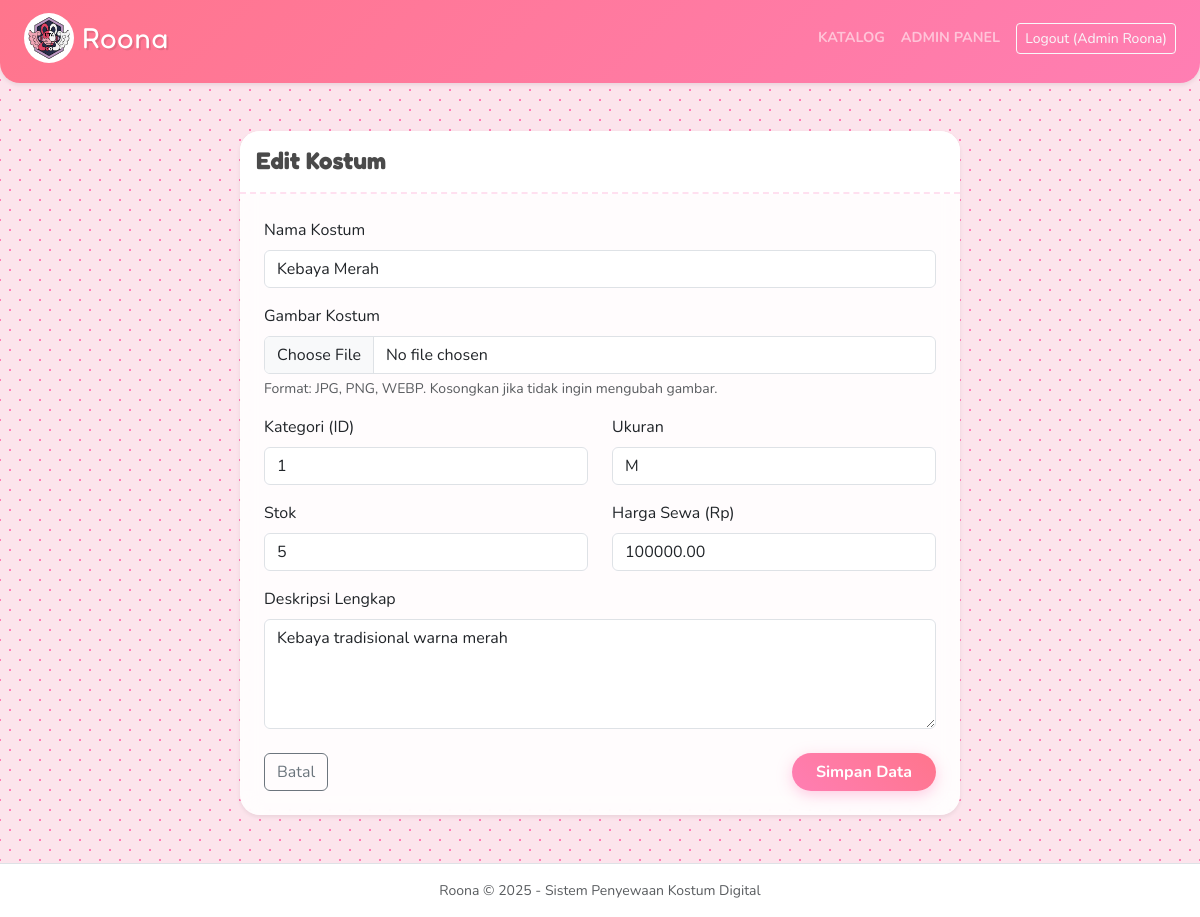
The page /index.php?action=admin_kostum_form&id=1 (signed in) on the database its author committed.
### tables this page shows
CREATE TABLE kostum (
  id INT AUTO_INCREMENT PRIMARY KEY,
  nama VARCHAR(150) NOT NULL,
  kategori_id INT,
  ukuran VARCHAR(50),
  stok INT DEFAULT 0,
  harga_sewa DECIMAL(12,2) NOT NULL,
  deskripsi TEXT,
  created_at TIMESTAMP DEFAULT CURRENT_TIMESTAMP,
  gambar VARCHAR(255) DEFAULT NULL,
  FOREIGN KEY (kategori_id) REFERENCES kategori_kostum(id) ON DELETE SET NULL
);

### app/controllers/AdminController.php (called while the page is built, shortened)
<?php
require_once __DIR__ . '/../models/Kostum.php';
class AdminController {
    private $kostum;
    public function __construct($pdo){
        $this->kostum = new Kostum($pdo);
    }
    public function showKostumForm(){
        $id = intval($_GET['id'] ?? 0);
        $item = $id ? $this->kostum->find($id) : null;
        include __DIR__ . '/../views/admin/kostum_form.php';
    }
}

### app/models/Kostum.php (called while the page is built, shortened)
<?php
class Kostum {
    private $pdo;
    public function __construct($pdo){ $this->pdo = $pdo; }
    public function find($id){
        $stmt = $this->pdo->prepare("SELECT k.*, c.nama as kategori FROM kostum k LEFT JOIN kategori_kostum c ON k.kategori_id=c.id WHERE k.id=:id");
        $stmt->execute(['id'=>$id]);
        return $stmt->fetch();
    }
}

### app/views/admin/kostum_form.php (the view, shortened to what this page needs)
<?php include __DIR__ . '/../partials/header.php'; ?>
<div class="container py-4">
    <div class="row justify-content-center">
        <div class="col-md-8">
            <div class="card border-0 shadow-sm">
                <div class="card-header bg-white py-3">
                    <h4 class="mb-0 fw-bold"><?= $item ? 'Edit' : 'Tambah' ?> Kostum</h4>
                </div>
                <div class="card-body p-4">
                    <form method="post" action="index.php?action=admin_kostum_form" enctype="multipart/form-data">
                        <div class="mb-3">
                            <label class="form-label">Nama Kostum</label>
                            <input type="text" name="nama" class="form-control" value="<?=htmlspecialchars($item['nama'] ?? '')?>" required placeholder="Misal: Cosplay Naruto Uzumaki">
                        </div>
                        <div class="mb-3">
                            <label class="form-label">Gambar Kostum</label>
                            <div class="d-flex align-items-start gap-3">
                                <div class="w-100">
                                    <input type="file" name="gambar" class="form-control" accept="image/*">
                                    <div class="form-text">Format: JPG, PNG, WEBP. Kosongkan jika tidak ingin mengubah gambar.</div>
                                </div>
                            </div>
                        </div>
                        <div class="row">
                            <div class="col-md-6 mb-3">
                                <label class="form-label">Kategori (ID)</label>
                                <input type="number" name="kategori_id" class="form-control" value="<?=htmlspecialchars($item['kategori_id'] ?? '')?>" placeholder="ID Kategori">
                            </div>
                            <div class="col-md-6 mb-3">
                                <label class="form-label">Ukuran</label>
                                <input type="text" name="ukuran" class="form-control" value="<?=htmlspecialchars($item['ukuran'] ?? '')?>" placeholder="S, M, L, XL, All Size">
                            </div>
                        </div>
                        <div class="row">
                            <div class="col-md-6 mb-3">
                                <label class="form-label">Stok</label>
                                <input type="number" name="stok" class="form-control" value="<?=htmlspecialchars($item['stok'] ?? 0)?>">
                            </div>
                            <div class="col-md-6 mb-3">
                                <label class="form-label">Harga Sewa (Rp)</label>
                                <input type="number" name="harga_sewa" class="form-control" value="<?=htmlspecialchars($item['harga_sewa'] ?? 0)?>" step="0.01">
                            </div>
                        </div>
                        <div class="mb-4">
                            <label class="form-label">Deskripsi Lengkap</label>
                            <textarea name="deskripsi" class="form-control" rows="4"><?=htmlspecialchars($item['deskripsi'] ?? '')?></textarea>
                        </div>
                        <div class="d-flex justify-content-between">
                            <a href="index.php?action=admin_kostum" class="btn btn-outline-secondary">Batal</a>
                            <button type="submit" class="btn btn-primary px-4">Simpan Data</button>
                        </div>
                    </form>
                </div>
            </div>
        </div>
    </div>
</div>
<?php include __DIR__ . '/../partials/footer.php'; ?>

### public/assets/style.css (style rules this page uses)
:root { --anime-bg: #2b2d42; --anime-primary: #ff7eb3; --anime-secondary: #7afcff; --anime-card-bg: rgba(255, 255, 255, 0.9); --anime-text: #2d3436; --font-header: 'Fredoka', sans-serif; --font-body: 'Nunito', sans-serif; }
body.anime-theme { background-color: #fce4ec; background-image: radial-gradient(#ff7eb3 1px, transparent 1px), radial-gradient(#ff7eb3 1px, transparent 1px); background-size: 20px 20px; background-position: 0 0, 10px 10px; font-family: var(--font-body); color: var(--anime-text); }
.card { border: none; border-radius: 20px; background: var(--anime-card-bg); backdrop-filter: blur(10px); box-shadow: 0 10px 25px rgba(255, 126, 179, 0.15); transition: transform 0.3s ease, box-shadow 0.3s ease; overflow: hidden; }
.card-header { background: transparent; border-bottom: 2px dashed #ffe0f0; font-family: var(--font-header); color: #ff5e9a; }
h1, h2, h3, h4, h5 { font-family: var(--font-header); color: #4a4a4a; }
.btn-primary { background: linear-gradient(45deg, #ff7eb3, #ff758c); border: none; border-radius: 50px; font-weight: 700; box-shadow: 0 4px 15px rgba(255, 126, 179, 0.4); transition: all 0.3s; }

### rows shown on the page
kostum: nama "Kebaya Merah", kategori_id "1", ukuran "M", stok "5", harga_sewa "100000.00", deskripsi "Kebaya tradisional warna merah"

### other values the page prints
$_SESSION['user']['nama'] "Admin Roona"
